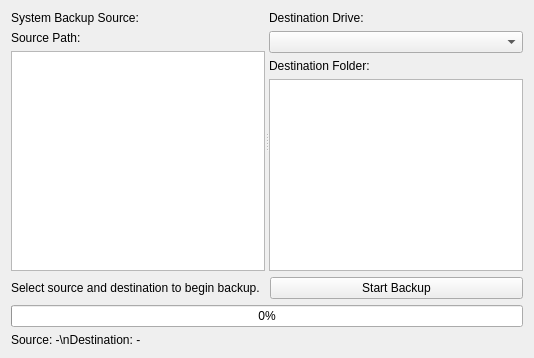
      <widget class="QWidget" name="backupTab">
       <attribute name="title">
        <string>Backup</string>
       </attribute>
       <layout class="QVBoxLayout" name="verticalLayout_backup">
        <item>
         <widget class="QSplitter" name="backupSplitter">
          <property name="orientation">
           <enum>Qt::Orientation::Horizontal</enum>
          </property>
          <widget class="QWidget" name="backupSourceWidget">
           <layout class="QVBoxLayout" name="verticalLayout_source">
            <item>
             <widget class="QLabel" name="sourceLabel">
              <property name="text">
               <string>System Backup Source:</string>
              </property>
             </widget>
            </item>
            <item>
             <widget class="QLabel" name="sourcePathLabel">
              <property name="text">
               <string>Source Path:</string>
              </property>
             </widget>
            </item>
            <item>
             <widget class="QTreeView" name="sourcePathTree"/>
            </item>
           </layout>
          </widget>
          <widget class="QWidget" name="backupDestWidget">
           <layout class="QVBoxLayout" name="verticalLayout_dest">
            <item>
             <widget class="QLabel" name="destLabel">
              <property name="text">
               <string>Destination Drive:</string>
              </property>
             </widget>
            </item>
            <item>
             <widget class="QComboBox" name="destDriveCombo"/>
            </item>
            <item>
             <widget class="QLabel" name="destPathLabel">
              <property name="text">
               <string>Destination Folder:</string>
              </property>
             </widget>
            </item>
            <item>
             <widget class="QTreeView" name="destPathTree"/>
            </item>
           </layout>
          </widget>
         </widget>
        </item>
        <item>
         <layout class="QHBoxLayout" name="backupBottomLayout">
          <item>
           <widget class="QLabel" name="backupSummaryLabel">
            <property name="text">
             <string>Select source and destination to begin backup.</string>
            </property>
           </widget>
          </item>
          <item>
           <widget class="QPushButton" name="startBackupButton">
            <property name="text">
             <string>Start Backup</string>
            </property>
           </widget>
          </item>
         </layout>
        </item>
        <item>
         <widget class="QProgressBar" name="backupProgressBar">
          <property name="minimum">
           <number>0</number>
          </property>
          <property name="maximum">
           <number>100</number>
          </property>
          <property name="value">
           <number>0</number>
          </property>
          <property name="textVisible">
           <bool>true</bool>
          </property>
         </widget>
        </item>
        <item>
         <widget class="QLabel" name="backupPathSummaryLabel">
          <property name="text">
           <string>Source: -\nDestination: -</string>
          </property>
         </widget>
        </item>
       </layout>
      </widget>
